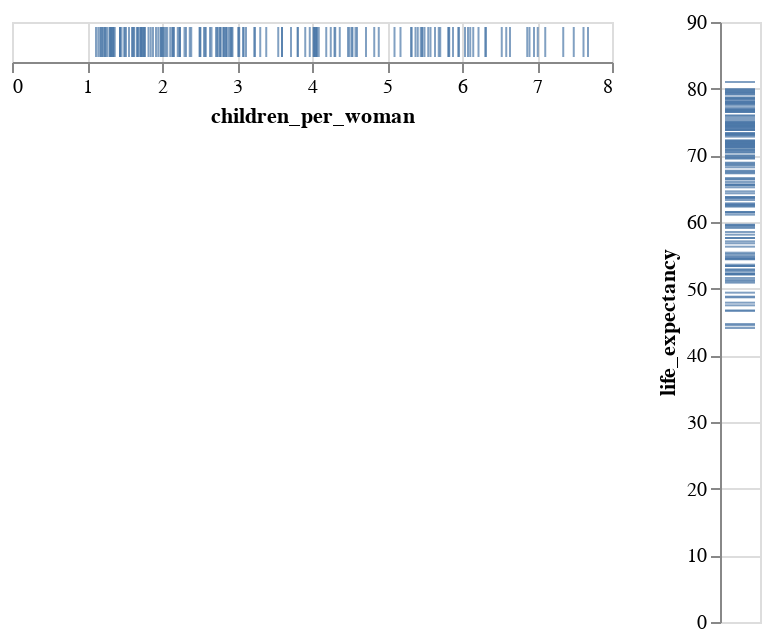

The cell this chart's notebook holds for it:
### Markdown cell above
## Example Plots

### Code cell
# Using only the x-channel to show distribution
x_chart = alt.Chart(data2000).mark_tick().encode(
    x='children_per_woman:Q'  # Only x-position is encoded
)

# Using only the y-channel 
y_chart = alt.Chart(data2000).mark_tick().encode(
    y='life_expectancy:Q'  # Only y-position is encoded
)

x_chart | y_chart

### Figure 1 — Vega-Lite specification as saved in the notebook (floating-point values rounded to 4 significant figures; data arrays with more than 128 entries replaced by an {"elided": "..."} marker saying what was removed)
{"config": {"view": {"continuousWidth": 300, "continuousHeight": 300}}, "hconcat": [{"mark": {"type": "tick"}, "encoding": {"x": {"field": "children_per_woman", "type": "quantitative"}}}, {"mark": {"type": "tick"}, "encoding": {"y": {"field": "life_expectancy", "type": "quantitative"}}}], "data": {"name": "data-4df4e1ffbcd2b5b282b2ea5618688686"}, "$schema": "https://vega.github.io/schema/vega-lite/v5.20.1.json", "datasets": {"data-4df4e1ffbcd2b5b282b2ea5618688686": {"elided": "178 records"}}}
